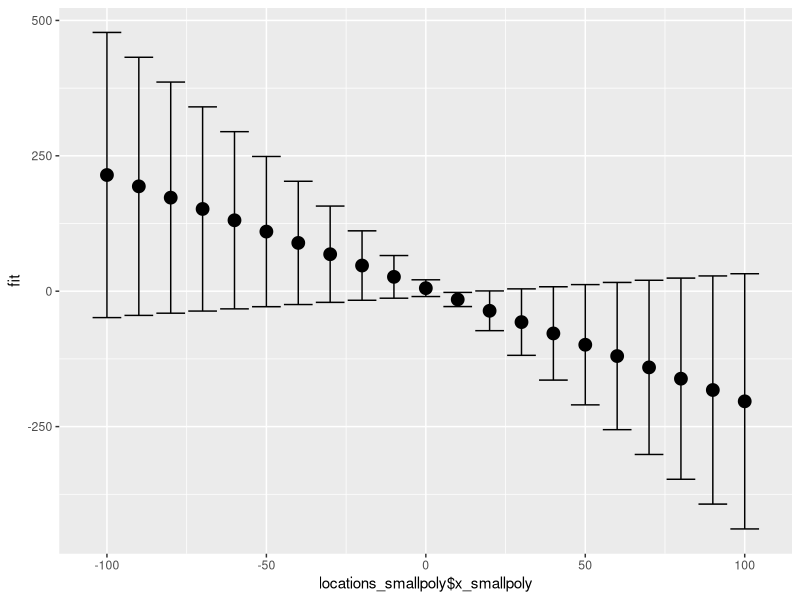
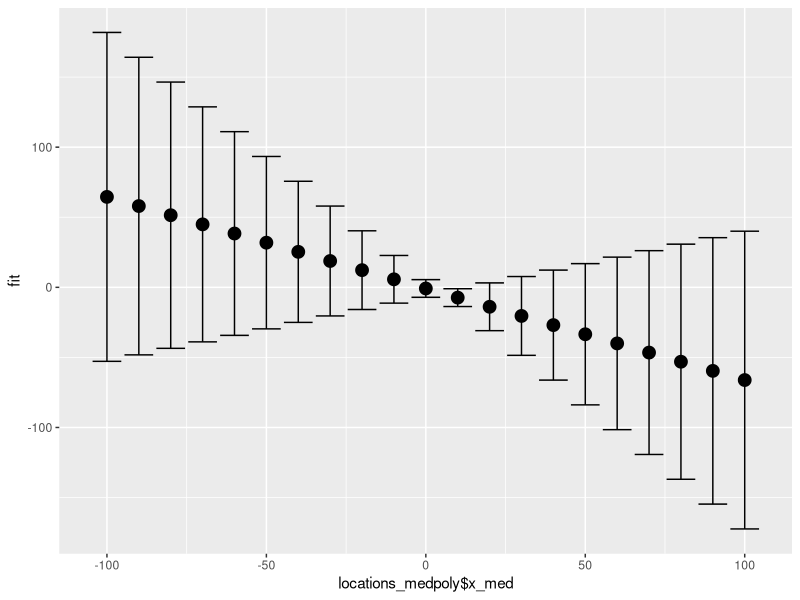
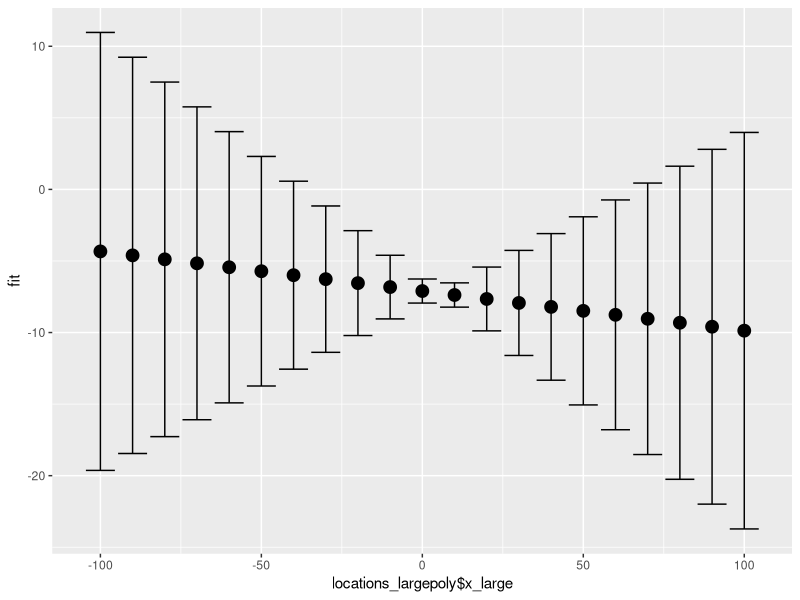
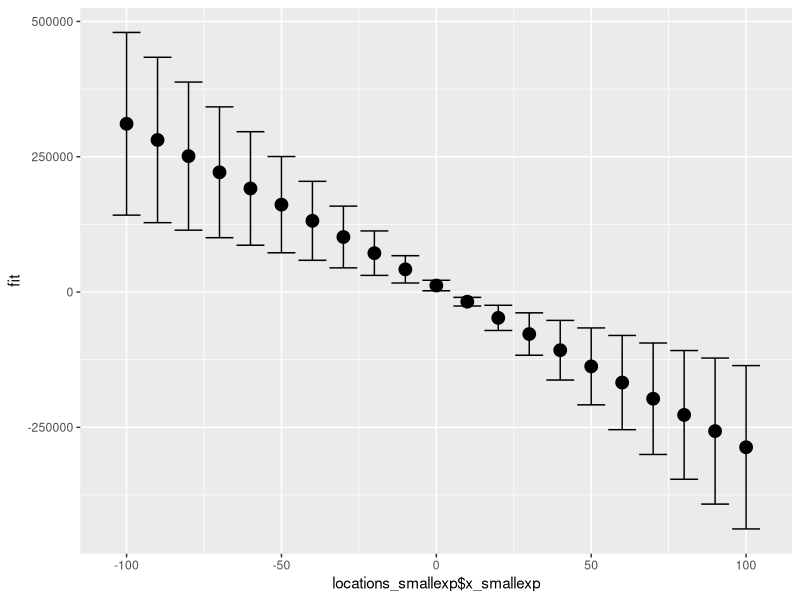
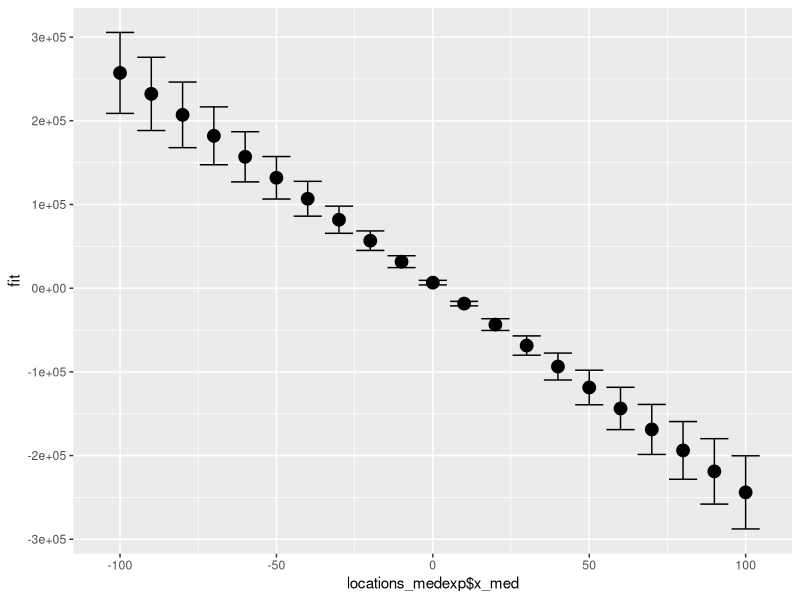
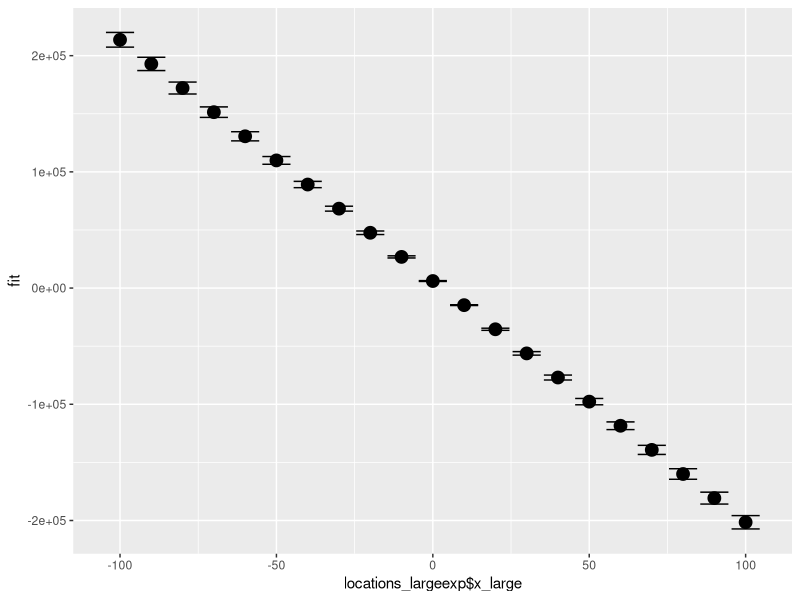
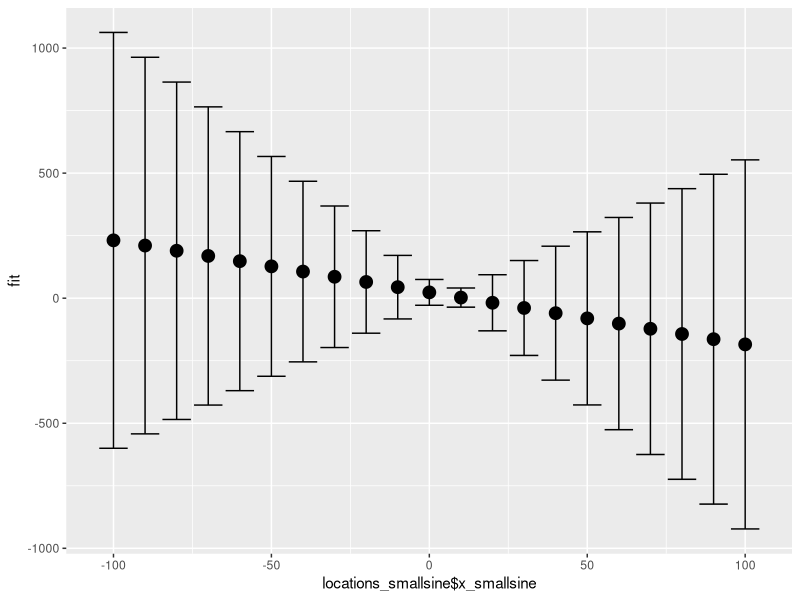
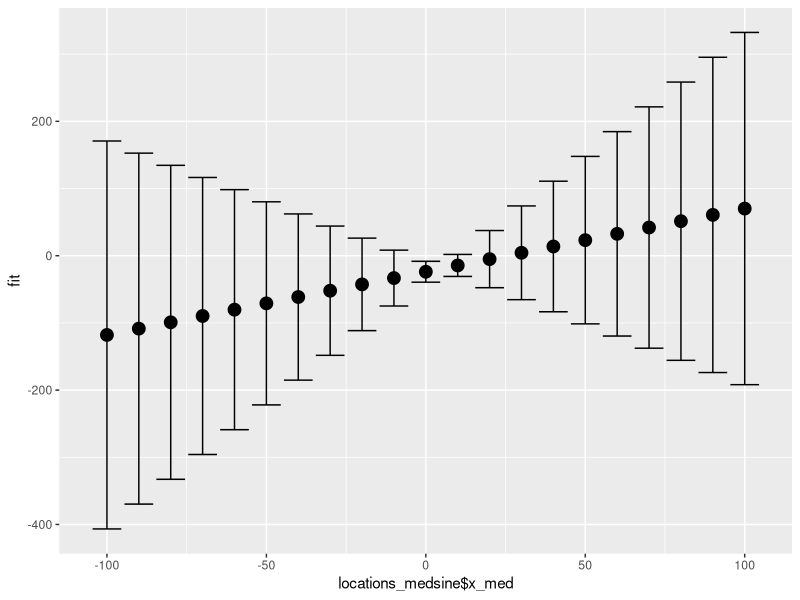

Here is the R script that generated these plots, in order:
## ---- chunk 1
knitr::opts_chunk$set(echo = TRUE)
## ---- chunk 2
require(ggplot2)
## ---- chunk 3
#part e, name the normal func & nonnormal func & randomly call it
my.simulation <- function(n, b0, b1){
  choices.simulation <- c("normal", "nonnormal")
  random.choice <- sample(choices.simulation, 1)
  if (random.choice == "normal"){
    return(normal_func)
  }
  else{
    return(nonnormal_func)
  }
}
## ---- chunk 4
set.seed(1)
# Sample code to get started
n_small <- 20
n_med <- 100
n_large <- 5000
locations <- c(-10:10)*10
## ---- chunk 5
# TODO: randomize these for part e
b0 <- 10
b1 <- 2

# small sample size
x_smallpoly <- runif(n_small, 0, 10)
eps_smallpoly <- 3 * rnorm(n_small)
y_smallpoly <- b0 - b1 * (x_smallpoly - 5)^2 + eps_smallpoly


# med sample size
x_medpoly <- runif(n_med, 0, 10)
eps_medpoly <- 3 * rnorm(n_med)
y_medpoly <- b0 - b1 * (x_medpoly - 5)^2 + eps_medpoly

# lrg sample size
x_largepoly <- runif(n_large, 0, 10)
eps_largepoly <- 3 * rnorm(n_large)
y_largepoly <- b0 - b1 * (x_largepoly - 5)^2 + eps_largepoly

# part c, for each simulation:
# predict y-hat at several different locations using a confidence interval
locations_smallpoly <- data.frame(x_smallpoly = locations)

lm_smallpoly <- lm(y_smallpoly ~ x_smallpoly)
yhat_smallpoly <- predict.lm(lm_smallpoly, newdata=locations_smallpoly, interval="confidence") # predict y_hat

summary(lm_smallpoly)$coef  # model coefficients
(confint(lm_smallpoly))
(anova(lm_smallpoly)$'Mean Sq'[2]) # MSE
(summary(lm_smallpoly)$coeff[,4])  # p-vals of our coeffs
## ---- chunk 6
locations_medpoly <- data.frame(x_medpoly = locations)
lm_medpoly <- lm(y_medpoly ~ x_medpoly)
yhat_medpoly <- predict.lm(lm_medpoly, newdata=locations_medpoly, interval="confidence")
(yhat_medpoly)
summary(lm_medpoly)$coef
(confint(lm_medpoly))
(anova(lm_medpoly)$'Mean Sq'[2])
(summary(lm_medpoly)$coeff[,4])
## ---- chunk 7
locations_largepoly <- data.frame(x_largepoly = locations)
lm_largepoly <- lm(y_largepoly ~ x_largepoly)
yhat_largepoly <- predict.lm(lm_largepoly, newdata=locations_largepoly, interval="confidence")
## ---- chunk 8
summary(lm_largepoly)$coef
(confint(lm_largepoly))
(anova(lm_largepoly)$'Mean Sq'[2])
(summary(lm_largepoly)$coeff[,4])
## ---- chunk 9
yhat_smallpoly <- data.frame(yhat_smallpoly)

ggplot(yhat_smallpoly, aes(x =locations_smallpoly$x_smallpoly, y = fit)) +
  geom_point(size = 4) +
  geom_errorbar(aes(ymax = yhat_smallpoly$upr, ymin = yhat_smallpoly$lwr))


yhat_medpoly <- data.frame(yhat_medpoly)

ggplot(yhat_medpoly, aes(x =locations_medpoly$x_med, y = fit)) +
  geom_point(size = 4) +
  geom_errorbar(aes(ymax = yhat_medpoly$upr, ymin = yhat_medpoly$lwr))


yhat_largepoly <- data.frame(yhat_largepoly)

ggplot(yhat_largepoly, aes(x =locations_largepoly$x_large, y = fit)) +
  geom_point(size = 4) +
  geom_errorbar(aes(ymax = yhat_largepoly$upr, ymin = yhat_largepoly$lwr))
## ---- chunk 10
# TODO: randomize these for part e
b0 <- 10
b1 <- 2

# small sample size
x_smallexp <- runif(n_small, 0, 10)
eps_smallexp <- 3 * rnorm(n_small)
y_smallexp <- b0 - b1 * exp(x_smallexp) + eps_smallexp


# med sample size
x_medexp <- runif(n_med, 0, 10)
eps_medexp <- 3 * rnorm(n_med)
y_medexp <- b0 - b1 * exp(x_medexp) + eps_medexp

# lrg sample size
x_largeexp <- runif(n_large, 0, 10)
eps_largeexp <- 3 * rnorm(n_large)
y_largeexp <- b0 - b1 * exp(x_largeexp) + eps_largeexp

# part c, for each simulation:
# predict y-hat at several different locations using a confidence interval.
locations_smallexp <- data.frame(x_smallexp = locations)

lm_smallexp <- lm(y_smallexp ~ x_smallexp)
yhat_smallexp <- predict.lm(lm_smallexp, newdata=locations_smallexp, interval="confidence") # predict y_hat

summary(lm_smallexp)$coef  # model coefficients
(confint(lm_smallexp))
(anova(lm_smallexp)$'Mean Sq'[2]) # MSE
(summary(lm_smallexp)$coeff[,4])  # p-vals of our coeffs
## ---- chunk 11
locations_medexp <- data.frame(x_medexp = locations)
lm_medexp <- lm(y_medexp ~ x_medexp)
yhat_medexp <- predict.lm(lm_medexp, newdata=locations_medexp, interval="confidence")
(yhat_medexp)
summary(lm_medexp)$coef
(confint(lm_medexp))
(anova(lm_medexp)$'Mean Sq'[2])
(summary(lm_medexp)$coeff[,4])
## ---- chunk 12
locations_largeexp <- data.frame(x_largeexp = locations)
lm_largeexp <- lm(y_largeexp ~ x_largeexp)
yhat_largeexp <- predict.lm(lm_largeexp, newdata=locations_largeexp, interval="confidence")
## ---- chunk 13
summary(lm_largeexp)$coef
(confint(lm_largeexp))
(anova(lm_largeexp)$'Mean Sq'[2])
(summary(lm_largeexp)$coeff[,4])
## ---- chunk 14
yhat_smallexp <- data.frame(yhat_smallexp)

ggplot(yhat_smallexp, aes(x =locations_smallexp$x_smallexp, y = fit)) +
  geom_point(size = 4) +
  geom_errorbar(aes(ymax = yhat_smallexp$upr, ymin = yhat_smallexp$lwr))


yhat_medexp <- data.frame(yhat_medexp)

ggplot(yhat_medexp, aes(x =locations_medexp$x_med, y = fit)) +
  geom_point(size = 4) +
  geom_errorbar(aes(ymax = yhat_medexp$upr, ymin = yhat_medexp$lwr))


yhat_largeexp <- data.frame(yhat_largeexp)

ggplot(yhat_largeexp, aes(x =locations_largeexp$x_large, y = fit)) +
  geom_point(size = 4) +
  geom_errorbar(aes(ymax = yhat_largeexp$upr, ymin = yhat_largeexp$lwr))
## ---- chunk 15
# TODO: randomize these for part e
b0 <- 0
b1 <- 20*pi

# small sample size
x_smallsine <- runif(n_small, 0, 10)
eps_smallsine <- 3 * rnorm(n_small)
y_smallsine <- b0 + b1 * sin(x_smallsine) + eps_smallsine


# med sample size
x_medsine <- runif(n_med, 0, 10)
eps_medsine <- 3 * rnorm(n_med)
y_medsine <- b0 - b1 * sin(x_medsine) + eps_medsine

# lrg sample size
x_largesine <- runif(n_large, 0, 10)
eps_largesine <- 3 * rnorm(n_large)
y_largesine <- b0 - b1 * sin(x_largesine) + eps_largesine

# part c, for each simulation:
# predict y-hat at several different locations using a confidence interval.
locations_smallsine <- data.frame(x_smallsine = locations)

lm_smallsine <- lm(y_smallsine ~ x_smallsine)
yhat_smallsine <- predict.lm(lm_smallsine, newdata=locations_smallsine, interval="confidence") # predict y_hat

summary(lm_smallsine)$coef  # model coefficients
(confint(lm_smallsine))
(anova(lm_smallsine)$'Mean Sq'[2]) # MSE
(summary(lm_smallsine)$coeff[,4])  # p-vals of our coeffs
## ---- chunk 16
locations_medsine <- data.frame(x_medsine = locations)
lm_medsine <- lm(y_medsine ~ x_medsine)
yhat_medsine <- predict.lm(lm_medsine, newdata=locations_medsine, interval="confidence")
(yhat_medsine)
summary(lm_medsine)$coef
(confint(lm_medsine))
(anova(lm_medsine)$'Mean Sq'[2])
(summary(lm_medsine)$coeff[,4])
## ---- chunk 17
locations_largesine <- data.frame(x_largesine = locations)
lm_largesine <- lm(y_largesine ~ x_largesine)
yhat_largesine <- predict.lm(lm_largesine, newdata=locations_largesine, interval="confidence")
## ---- chunk 18
summary(lm_largesine)$coef
(confint(lm_largesine))
(anova(lm_largesine)$'Mean Sq'[2])
(summary(lm_largesine)$coeff[,4])
## ---- chunk 19
yhat_smallsine <- data.frame(yhat_smallsine)

ggplot(yhat_smallsine, aes(x =locations_smallsine$x_smallsine, y = fit)) +
  geom_point(size = 4) +
  geom_errorbar(aes(ymax = yhat_smallsine$upr, ymin = yhat_smallsine$lwr))


yhat_medsine <- data.frame(yhat_medsine)

ggplot(yhat_medsine, aes(x =locations_medsine$x_med, y = fit)) +
  geom_point(size = 4) +
  geom_errorbar(aes(ymax = yhat_medsine$upr, ymin = yhat_medsine$lwr))


yhat_largesine <- data.frame(yhat_largesine)

ggplot(yhat_largesine, aes(x =locations_largesine$x_large, y = fit)) +
  geom_point(size = 4) +
  geom_errorbar(aes(ymax = yhat_largesine$upr, ymin = yhat_largesine$lwr))
## ---- chunk 20
# Sample code to get started
n <- 200


# TODO randomize this for part e
b0 <- 10
b1 <- 2
eps_alpha <- 2
eps_beta <- 1/4


x <- runif(n, 0, 10)
eps <- (rgamma(n, eps_alpha, 1/eps_beta) - eps_alpha * eps_beta) * 2
y <- b0 - b1 * x + eps

hist(eps)
var(eps)
mean(eps)

## ---- chunk 21
#rpois()
## ---- chunk 22
# Sample code to get started
n <- 200
b0 <- 10
b1 <- 10

x <- runif(n, 0, 10)
eps <- rnorm(n, sd = 0.5 * x^2)
y <- b0 + b1 * x + eps

## ---- chunk 23
# Sample code to get started
n <- 200
b0 <- 10
b1 <- 10
rho <- 0.9
sigma <- 2

x <- runif(n, 0, 10)

eps <- arima.sim(model = list(ar = rho), n = n)

y <- b0 + b1 * x + eps

# OR...

eps <- rep(0, n)
e.ind <- rnorm(n, mean = 0, sd = (sigma / sqrt(1-rho^2)))
eps[1] <- e.ind[1]
for (i in 2:n) {
  eps[i] <- rho * eps[i-1] + e.ind[i]
}

y <- b0 + b1 * x + eps
## ---- chunk 24
n <- 20
b0 <- 10
b1 <- 3
b2 <- 7

simga <- 2

x1 <- runif(n, 0, 10)
x2 <- x1 + rnorm(n)
cor(x1, x2)


eps <- rnorm(n, sd = sigma)
y <- b0 + b1 * x1 + b2 * x2 + eps
